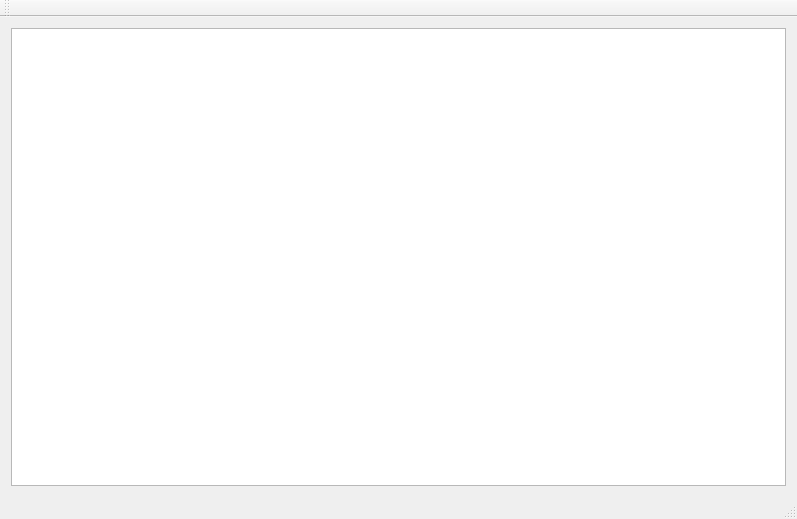
<?xml version="1.0" encoding="UTF-8"?>
<ui version="4.0">
 <class>MainWindow</class>
 <widget class="QMainWindow" name="MainWindow">
  <property name="geometry">
   <rect>
    <x>0</x>
    <y>0</y>
    <width>797</width>
    <height>519</height>
   </rect>
  </property>
  <property name="windowTitle">
   <string>MainWindow</string>
  </property>
  <widget class="QWidget" name="centralWidget">
   <layout class="QGridLayout" name="gridLayout">
    <item row="0" column="0">
     <widget class="QTextEdit" name="textEdit"/>
    </item>
   </layout>
  </widget>
  <widget class="QMenuBar" name="menuBar">
   <property name="geometry">
    <rect>
     <x>0</x>
     <y>0</y>
     <width>797</width>
     <height>26</height>
    </rect>
   </property>
  </widget>
  <widget class="QToolBar" name="mainToolBar">
   <attribute name="toolBarArea">
    <enum>TopToolBarArea</enum>
   </attribute>
   <attribute name="toolBarBreak">
    <bool>false</bool>
   </attribute>
  </widget>
  <widget class="QStatusBar" name="statusBar"/>
 </widget>
 <layoutdefault spacing="6" margin="11"/>
 <resources/>
 <connections/>
</ui>
